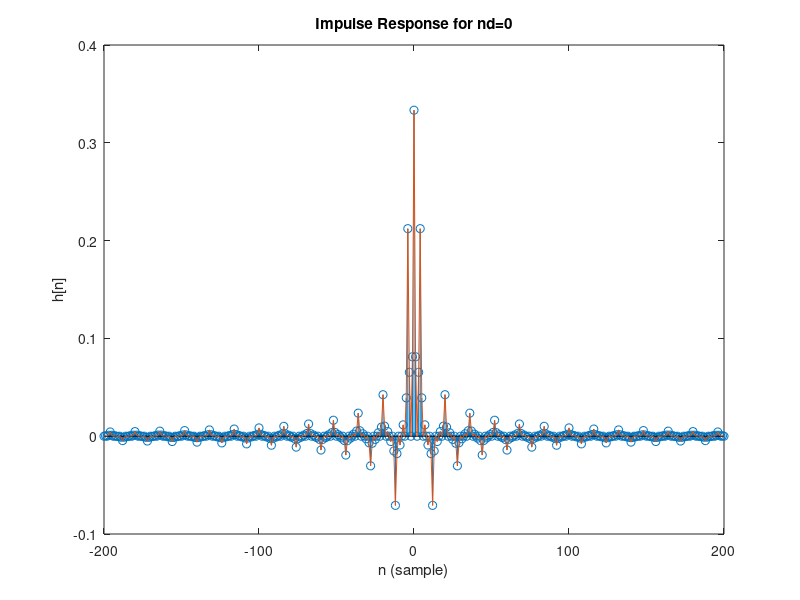
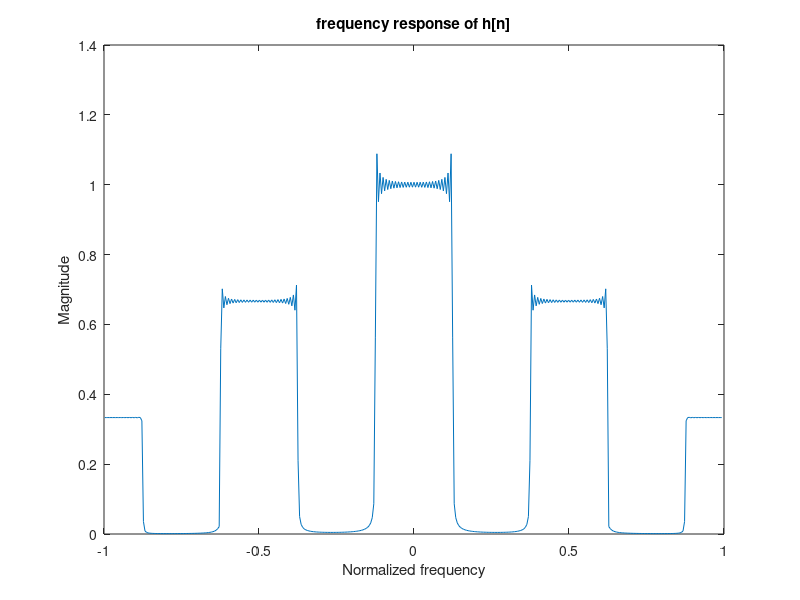
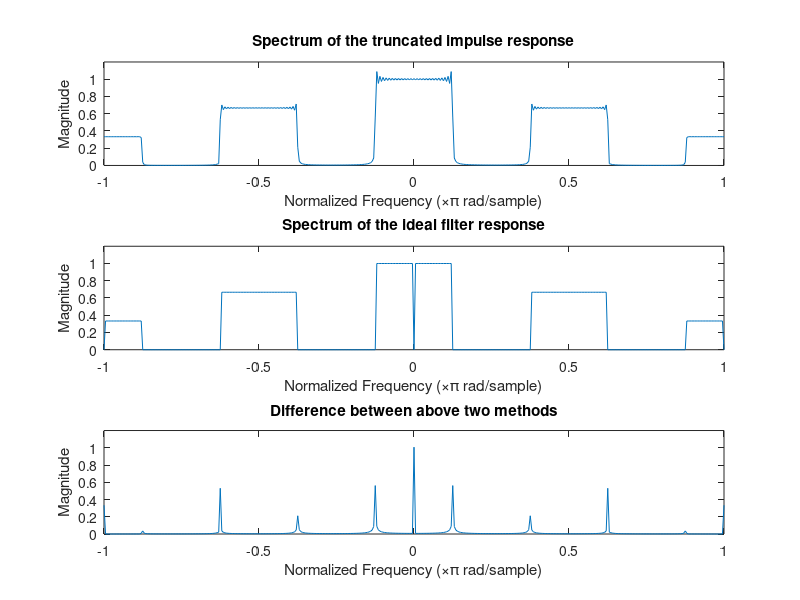

These charts were generated, in order, by the following MATLAB code:
clc;
close all;
clear all;
%%  2
n = -200:1:200;
%這邊h根據a的結果 會不一樣 
h = sinc(n/8)/8+5*sinc(5*n/8)/12-sinc(3*n/8)/4+sinc(n)/3-7*sinc(7*n/8)/24;
%h = (1/3*sin(pi*n) - 1/3*sin(7*pi/8*n) + 2/3*sin(5*pi/8*n) - 2/3*sin(3*pi/8*n) + sin(pi/8*n)) ./ (pi*n);
figure();
stem(n,h);
hold on;
plot(n, h);
xlabel('n (sample)');
ylabel('h[n]');
title('Impulse Response for nd=0');

% c 方法一
f_axis = -(length(n)-1)/(length(n)): 2/length(n) :(length(n)-1)/(length(n));
f_axis = f_axis(1:400);
H = abs(fftshift(fft(h)));
H = H(1:400);
figure();
plot(f_axis, H);
title('frequency response of h[n]');
xlabel('Normalized frequency');
ylabel('Magnitude');

% c 方法2
H = abs(fftshift(fft(h)));
Hi = zeros(1, 200);
Hi(1:24) = 1;
Hi(76:124) = 2/3;
Hi(176:199) = 1/3;
Hi = [Hi(200:-1:1) 0 Hi(1:200)];
figure()
subplot(3, 1, 1);
plot(n/200, H);
ylim([0 1.2]);
xlabel('Normalized Frequency (\times\pi rad/sample)');
ylabel('Magnitude');
title('Spectrum of the truncated impulse response');
subplot(3, 1, 2);
plot(n/200, Hi);
ylim([0 1.2]);
xlabel('Normalized Frequency (\times\pi rad/sample)');
ylabel('Magnitude');
title('Spectrum of the ideal filter response');
subplot(3, 1, 3);
plot(n/200, abs(Hi-H));
ylim([0 1.2]);
xlabel('Normalized Frequency (\times\pi rad/sample)');
ylabel('Magnitude');
title('Difference between above two methods');